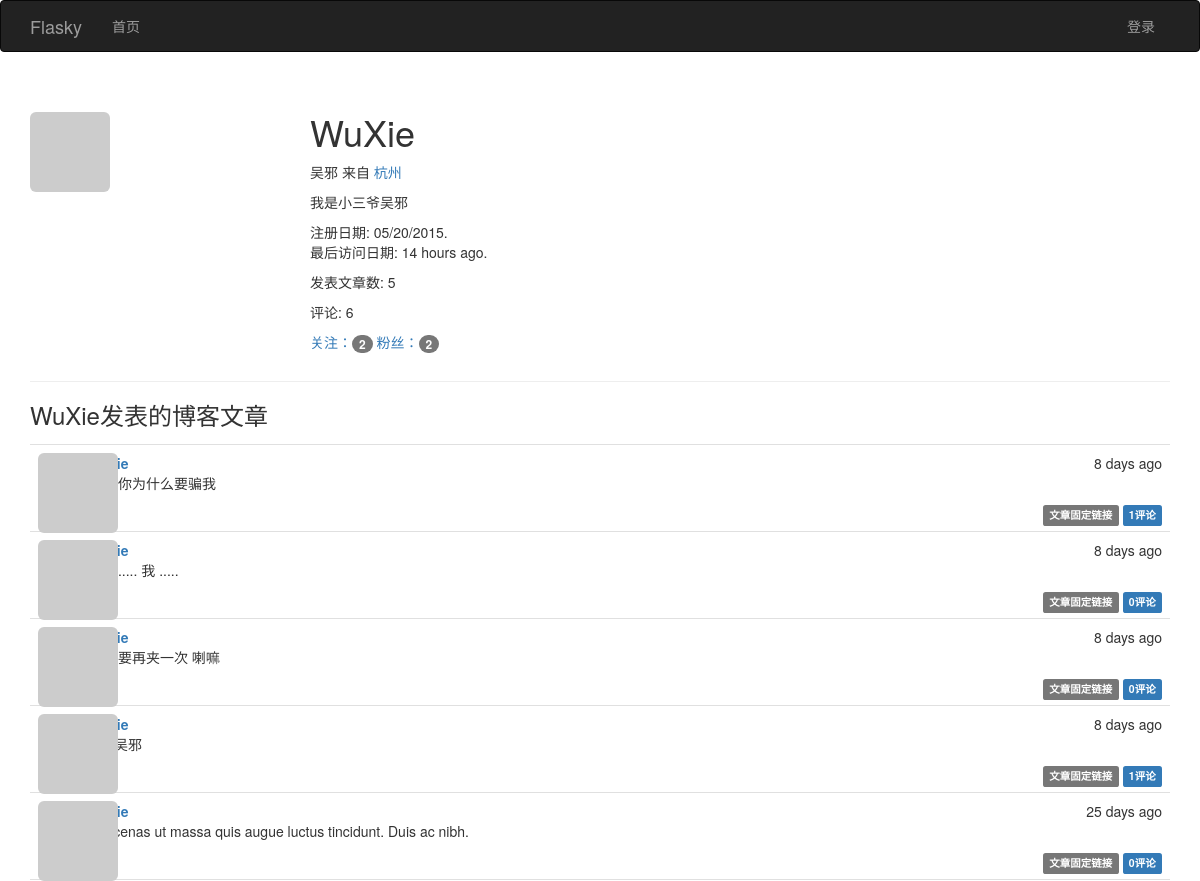
Page /user/WuXie on the committed database.
### app/models.py (models this page shows, shortened)
class User(UserMixin, db.Model):
              __tablename__ = 'users'                                       #表名 users
              id = db.Column(db.Integer, primary_key=True)                  #列名 id
              email = db.Column(db.String(64), unique=True, index=True)     #列名 email （用户使用电子邮件进行登录）
              username = db.Column(db.String(64), unique=True, index=True)  #列名 username
              role_id = db.Column(db.Integer, db.ForeignKey('roles.id'))
              password_hash = db.Column(db.String(128))                     #列名: 密码哈希散列
              confirmed = db.Column(db.Boolean, default=False)              #列名: 注册用户确认 (1表示已验证, 0表示没有验证)
              name = db.Column(db.String(64))                               #列名: 真实姓名
              location = db.Column(db.String(64))                           #列名: 所在地
              about_me = db.Column(db.Text())                               #列名: 自我介绍
              member_since = db.Column(db.DateTime(), default=datetime.utcnow)  #列名: 注册日期
              last_seen = db.Column(db.DateTime(), default=datetime.utcnow)     #列名: 最后访问日期
              avatar_hash = db.Column(db.String(32))  #Gravatar头像生成的MD5值
              posts = db.relationship('Post', backref='author', lazy='dynamic') #外链到posts文章表
              followed = db.relationship('Follow',
                                         foreign_keys=[Follow.follower_id],             #foreign_keys参数指定外键,防止外键间的歧义
                                         backref=db.backref('follower', lazy='joined'), #lazy='joined'  加载记录,但使用联结
                                         lazy='dynamic',                                #lazy='dynamic' 不加载记录，但提供加载记录的查询
                                         cascade='all, delete-orphan')                  #启用所有默认层叠选项,而且删除孤儿记录
              followers = db.relationship('Follow',
                                          foreign_keys=[Follow.followed_id],
                                          backref=db.backref('followed', lazy='joined'),
                                          lazy='dynamic',
                                          cascade='all, delete-orphan')
              comments = db.relationship('Comment', backref='author', lazy='dynamic')
              @property  #@property作用是将方法函数变成了属性
              def password(self):
                            '''  password的只读属性(如果试图读取password属性的值,则会返回错误)  '''
                            raise AttributeError('password is not a readable attribute')
              def gravatar(self, size=100, default='identicon', rating='g'):
                            if request.is_secure:
                                          url = 'https://secure.gravatar.com/avatar'
                            else:
                                          url = 'http://www.gravatar.com/avatar'
                            hash = self.avatar_hash or hashlib.md5(self.email.encode('utf-8')).hexdigest()
                            return '{url}/{hash}?s={size}&d={default}&r={rating}'.format(url=url, hash=hash, size=size, default=default, rating=rating)
              ''' 使用: python manage.py shell
                       User.generate_fake(100)
              '''

class Post(db.Model):
              __tablename__ = 'posts'  #表名: posts
              id = db.Column(db.Integer, primary_key=True)  #列名： 文章id
              body = db.Column(db.Text)                     #列名:  文章内容
              timestamp = db.Column(db.DateTime, index=True, default=datetime.utcnow) #列名：时间戳
              author_id = db.Column(db.Integer, db.ForeignKey('users.id'))     #作者id 链接到users表的id
              body_html = db.Column(db.Text)      #列名: 博客文章HTML代码缓存（处理Markdown文本）
              comments = db.relationship('Comment', backref='post', lazy='dynamic')
              ''' 使用: python manage.py shell
                        Post.generate_fake(100)
              '''

### app/main/views.py (the view)
@main.route('/user/<username>')
def user(username):
    user = User.query.filter_by(username=username).first()
    if user is None:
        abort(404)
    posts = user.posts.order_by(Post.timestamp.desc()).all() #获取该用户的博客文章资料页路由
    return render_template('user.html', user=user, posts=posts)

### app/auth/views.py (called while the page is built)
@auth.before_app_request
def before_request():
              ''' 2.更新已登录用户的访问时间 '''
              if current_user.is_authenticated():
                            current_user.ping()   #更新已登录用户的访问时间
                            if not current_user.confirmed \
                               and request.endpoint[:5] != 'auth.' \
                               and request.endpoint != 'static':
                                          return redirect(url_for('auth.unconfirmed'))

### app/main/__init__.py (called while the page is built)
@main.app_context_processor
def inject_permissions():
              return dict(Permission=Permission)

### app/models.py (called while the page is built)
              def can(self, permissions):
                            return False

              def is_administrator(self):
                            return False

### app/templates/user.html (shortened to what this page needs)
{% extends "base.html" %}
{% import "_macros.html" as macros %}
{% block page_content %}
<div class="page-header">
<img class="img-rounded profile-thumbnail" src="{{ user.gravatar(size=256) }}">
<div class="profile-header">
<h1> {{ user.username }} </h1>
{% if user.name or user.location %}
              <p>
              {% if user.name  %}
                            {{ user.name }}
              {% endif %}
              {% if user.location %}
                           来自 <a href="http://maps.baidu.com/?q={{ user.location }}" target="_blank" >{{ user.location}} </a>
              {% endif %}
              </p>
{% endif %}
{% if user.about_me %}
              <p>
              {{ user.about_me }}
              </p>
{% endif %}
<p>
注册日期:  {{ moment(user.member_since).format('L') }}.
最后访问日期: {{ moment(user.last_seen).fromNow() }}.
</p>
<p>发表文章数: {{  user.posts.count() }} </p>
<p>评论: {{  user.comments.count() }}</p>
<p>
<a href="{{ url_for('.followed_by', username=user.username)}}">关注：<span class="badge">{{ user.followed.count() -1 }}</span></a>
<a href="{{ url_for('.followers', username=user.username) }}">粉丝：<span class="badge">{{ user.followers.count() -1 }}</span></a>
</p>
</div>
</div>
<h3>{{ user.username }}发表的博客文章 </h3>
{% include '_posts.html' %}
{% endblock %}

### app/templates/_posts.html (shortened to what this page needs)
<ul class="posts">
{% for post in posts %}
<li class="post">
   <div class="post-thumbnail">
      <a href="{{ url_for('.user', username=post.author.username) }}">
      <img class="img-rounded profile-thumbnail" src="{{ post.author.gravatar(size=40) }}">
      </a>
   </div>
  <div class="post-content">
    <div class="post-date">{{ moment(post.timestamp).fromNow() }}</div>
    <div class="post-author"><a href="{{ url_for('.user', username=post.author.username) }}">{{ post.author.username }}</a></div>
    <div class="post-body">
    {% if post.body_html %}
        {{ post.body_html | safe }}
    {% else %}
        {{ post.body }}
    {% endif %}
    </div>
    <div class="post-footer">
    <a href="{{ url_for('.post', id=post.id) }}">
    <span class="label label-default">文章固定链接</span>
    </a>
    <a href="{{ url_for('.post', id=post.id) }}#comments">
    <span class="label label-primary">{{ post.comments.count()}}评论</span>
    </a>
    </div>
  </div>
</li>
{% endfor %}
</ul>

### app/static/styles.css (style rules this page uses)
.profile-thumbnail { position: absolute; }
.profile-header { min-height: 260px; margin-left: 280px; }
ul.posts { list-style-type: none; padding: 0px; margin: 16px 0px 0px 0px; border-top: 1px solid #e0e0e0; }
ul.posts li.post { padding: 8px; border-bottom: 1px solid #e0e0e0; }
div.post-date { float: right; }
div.post-author { font-weight: bold; }
div.post-thumbnail { position: absolute; }
div.post-content { margin-left: 48px; min-height: 48px; }
div.post-footer { text-align: right; }

### rows in the picture
User: username "WuXie", name "吴邪", location "杭州", about_me "我是小三爷吴邪", member_since "05/20/2015", last_seen "14 hours ago"
Post: timestamp "8 days ago", body_html "三叔 你为什么要骗我", comments.count "1"
Post: timestamp "8 days ago", body_html "潘子 ..... 我 .....", comments.count "0"
Post: timestamp "8 days ago", body_html "胖子 要再夹一次 喇嘛", comments.count "0"
Post: timestamp "8 days ago", comments.count "1"
Post: timestamp "25 days ago", body_html "Maecenas ut massa quis augue luctus tincidunt. Duis ac nibh.", comments.count "0"

### other values in the picture
{{ user.posts.count() }} "5"
{{ user.comments.count() }} "6"
{{ user.followed.count() -1 }} "2"
{{ user.followers.count() -1 }} "2"
